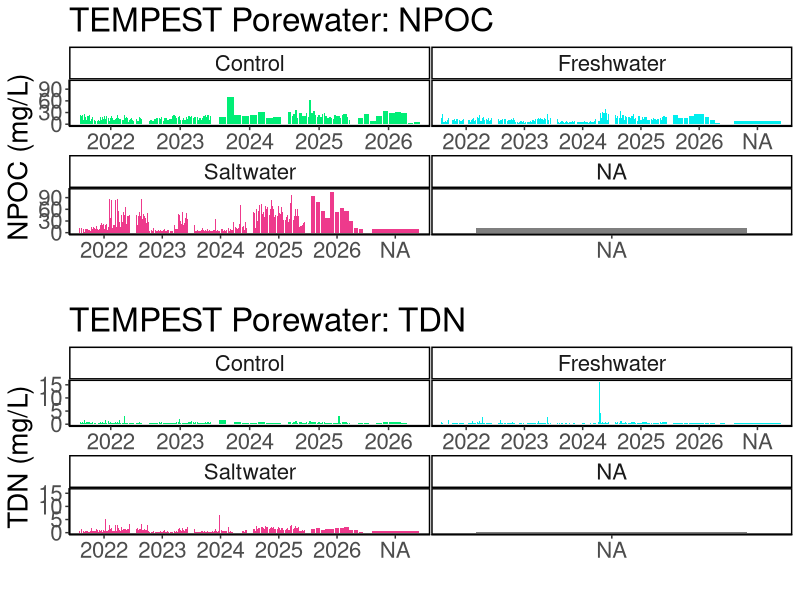
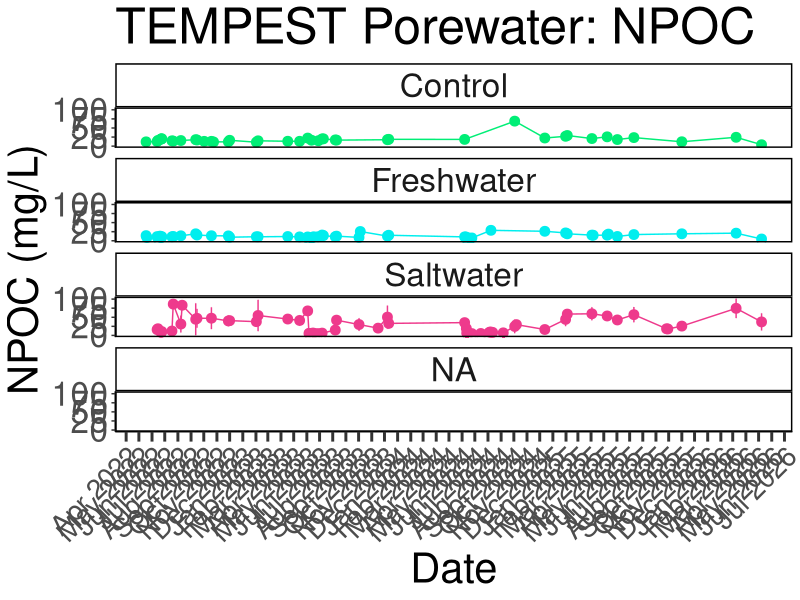
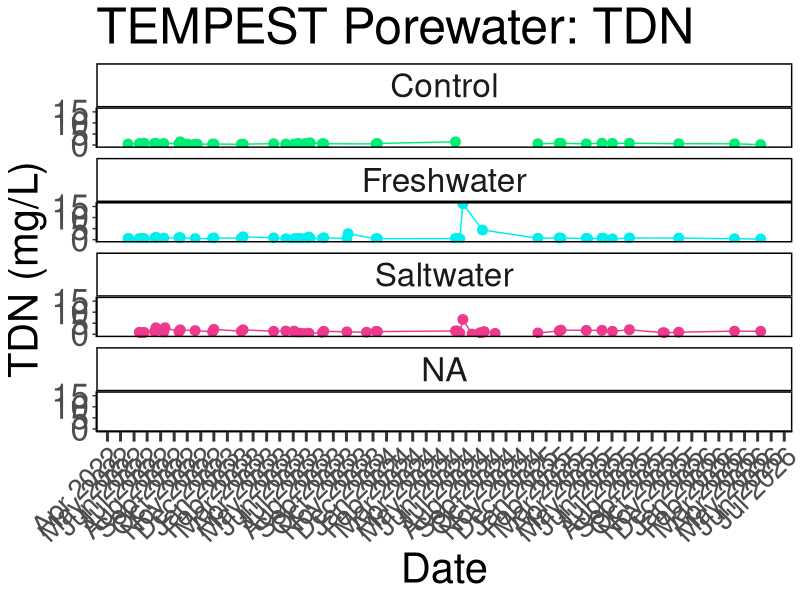
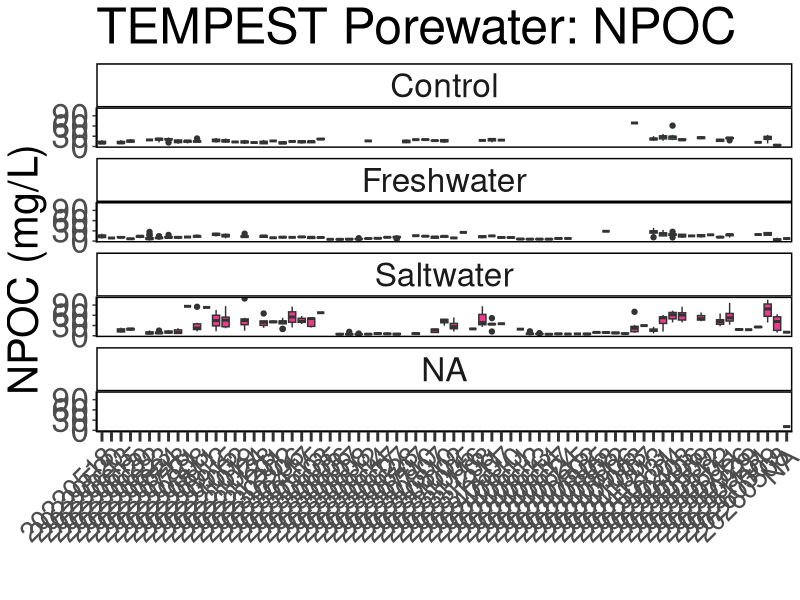
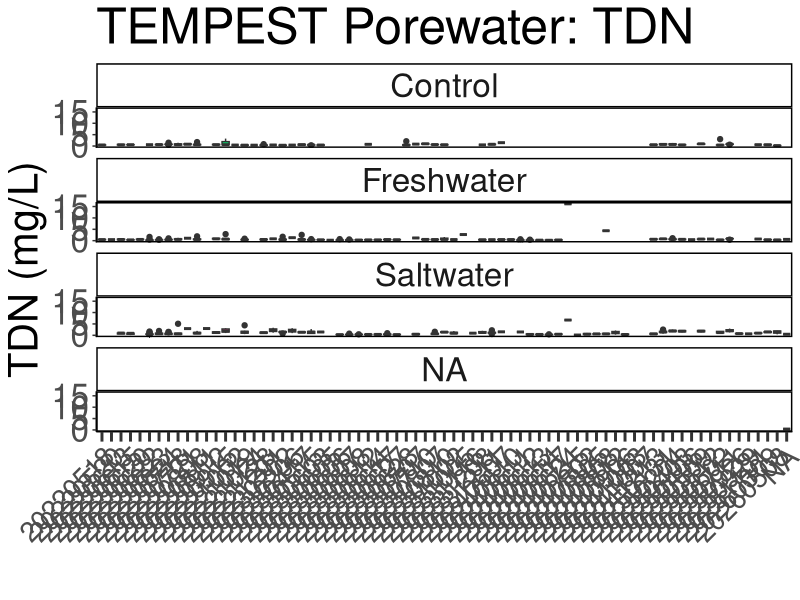
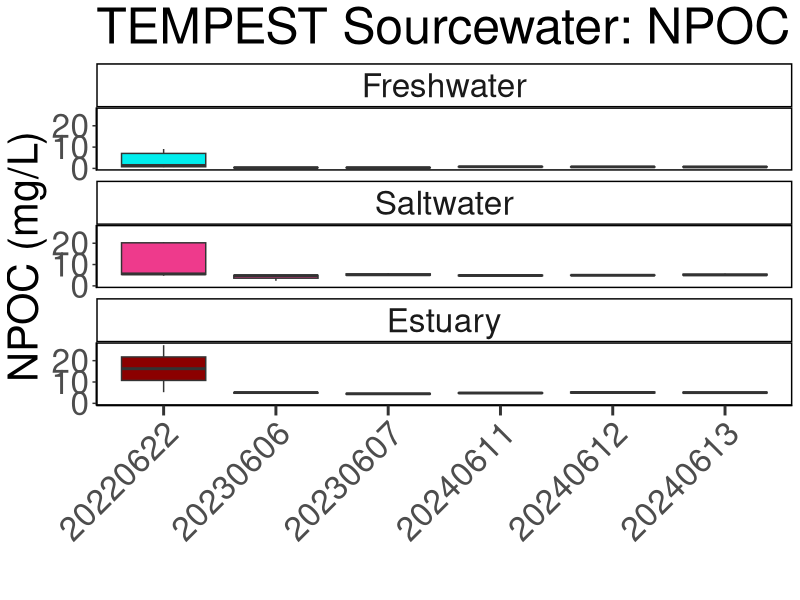
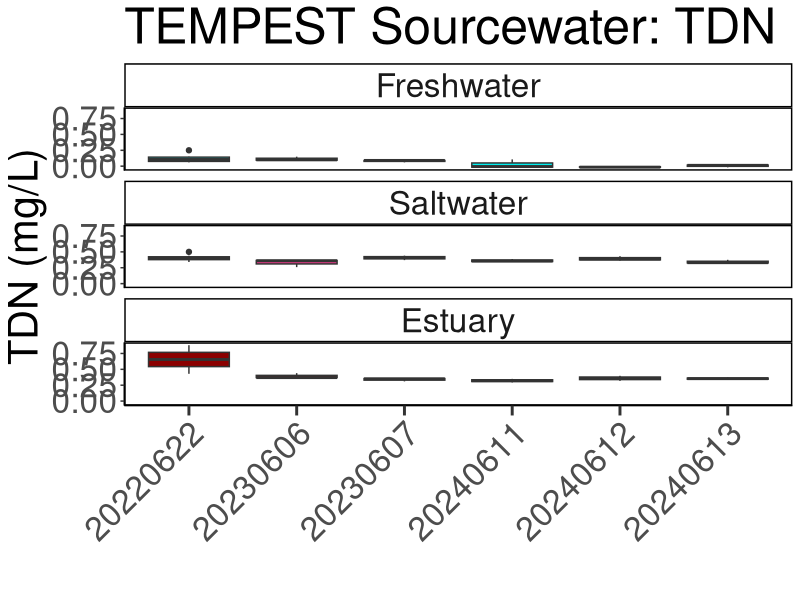
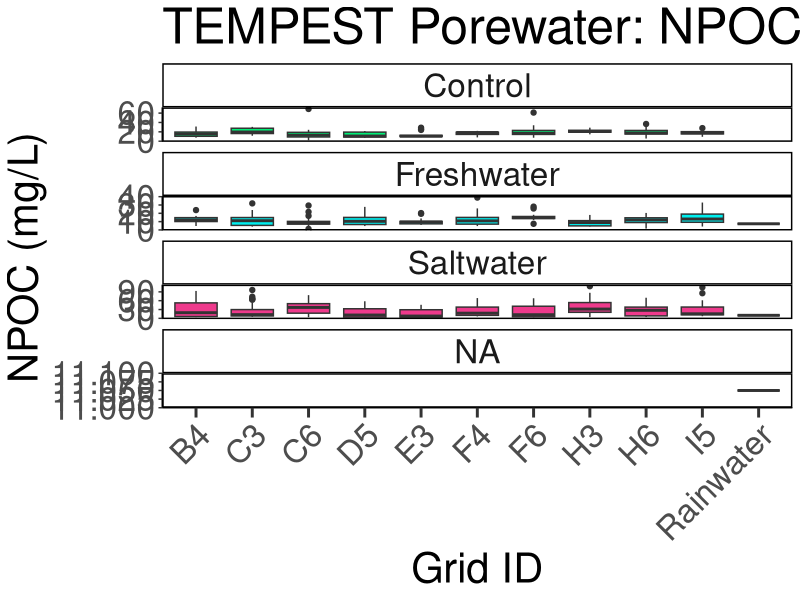

Reproduce these figures in R, in order.
## ---- chunk 1
library(dplyr)
library(ggplot2)
library(ggpubr)
library(stringr)
library(readxl)
library(tidyr)
library(tibble)
library(openxlsx)
library(knitr)
## ---- chunk 2

#read in 2023 DOC Data:
dat22 <- read.csv("tmp_doc_2022/COMPASS_TEMPEST_DOC_2022.csv", colClasses = "character")
# head(dat24)
colnames(dat22)

#read in 2023 DOC Data:
dat23 <- read.csv("tmp_doc_2023/COMPASS_TEMPEST_DOC_2023.csv", colClasses = "character")
# head(dat24)
colnames(dat23)

#read in 2024 DOC Data:
dat24 <- read.csv("tmp_doc_2024/COMPASS_TEMPEST_DOC_2024.csv", colClasses = "character")
# head(dat24)
colnames(dat24)

#read in 2025 DOC Data:
dat25 <- read.csv("tmp_doc_2025/COMPASS_TEMPEST_DOC_2025.csv", colClasses = "character")
# head(dat25)
colnames(dat25)

#read in 2026 DOC Data:
dat26 <- read.csv("tmp_doc_2026/COMPASS_TEMPEST_DOC_2026.csv", colClasses = "character")
# head(dat26)
colnames(dat26)

raw_dat <- bind_rows(dat22, dat23, dat24, dat25, dat26)

##Sourcewater samples should be NA for depth, all other samples 15 cm. 
raw_dat <- raw_dat %>% 
  mutate(Depth_cm = ifelse(str_detect(Sample_ID, "SOURCE"), NA, 15)) %>% 
  mutate(grid = ifelse(grid == "Source", "Sourcewater", grid)) %>% 
  mutate(grid = ifelse(str_detect(Sample_ID, "Rain"), "Rainwater", grid))

##Convert Collection Date into Date format
raw_dat$Collection_Date <- as.character(raw_dat$Collection_Date)
raw_dat$Collection_Date_formatted <- as.Date(raw_dat$Collection_Date, format = "%Y%m%d")

##Extract Year and month from Collection Date
raw_dat$Year <- format(raw_dat$Collection_Date_formatted, format = "%Y")
raw_dat$Month <- format(raw_dat$Collection_Date_formatted, format = "%m")
raw_dat$Day <- format(raw_dat$Collection_Date_formatted, format = "%d")

##Uppercase sample IDs
raw_dat$Sample_ID <- toupper(raw_dat$Sample_ID)

all_dat <- raw_dat %>%
  rename(
    Plot = plot, 
    Grid = grid
  ) %>%
  dplyr::select(
    Project, Site, Plot, Grid, Depth_cm, Sample_ID, 
    npoc_mgL, npoc_uM, npoc_flag, tdn_mgL, tdn_uM, tdn_flag, Analysis_runtime,
    Run_notes, Field_notes, Evacuation_date_YYYMMDD, Collection_Date_YYYYMMDD, 
    Collection_Start_Time_24hrs, Collection_End_Time_24hrs, EST_EDT, Volume_mL
        # list columns in the order you want them
  )


##Set 4 decimal points max
all_dat$npoc_uM <- as.numeric(all_dat$npoc_uM)
all_dat$tdn_uM <- as.numeric(all_dat$tdn_uM)

all_dat <- all_dat %>%
  mutate(npoc_uM = round(npoc_uM, 2)) %>%
  mutate(tdn_uM = round(tdn_uM, 2))

unique(all_dat$npoc_flag)
unique(all_dat$tdn_flag)

all_dat$npoc_flag <- gsub("≥", "greater than or equal to", all_dat$npoc_flag)
all_dat$tdn_flag <- gsub("≥", "greater than or equal to", all_dat$tdn_flag)
all_dat$tdn_flag <- gsub(">", "greater than", all_dat$tdn_flag)
all_dat$tdn_flag <- gsub("<", "less than", all_dat$tdn_flag)

## ---- chunk 3

colnames(all_dat)

#pull the column names from the all_dat dataframe and create a new dataframe with them 
metadat <- data.frame(Column_Names = colnames(all_dat))
metadat

metadat$Description <- ""
metadat$Units <- ""
metadat$Instrument_ifapplicable <- ""

#add information about each line: 

metadat$Description <- c("Project name", 
                         "Site where sample collected", 
                         "Plot where sample collected (SW = Saltwater, FW = Freshwater, C = 
                         Control, Estuary (Sourcewater))", 
                         "Grid where sample collected (Letter + Number)", 
                         "Depth where sample collected", 
                         "Sample Identifier", 
                         "Non-Purgeable Organic Carbon (NPOC) concentration in mg/L", 
                         "Non-Purgeable Organic Carbon (NPOC) concentration in uM", 
                         "QAQC Flags generated during checks of NPOC standards, blanks, dups, and spks", 
                         "Total Dissolved Nitrogen (TDN) concentration in mg/L", 
                         "Total Dissolved Nitrogen (TDN) concentration in uM",                          
                         "QAQC Flags generated during checks of TDN standards, blanks, dups, and spks", 
                         "The date that samples were run on the Shimadzu TOC", 
                         "Any notes generated during QAQC", 
                         "Any notes generated during sample collection in the field", 
                         "Date lysimeter evacuated", 
                         "Date sample collected", 
                         "Time lysimeter evacuated", 
                         "Time sample collected", 
                         "Time zone of sample collection", 
                         "Volume of sample collected (mL)")

metadat$Units <-       c("NA", 
                         "NA",
                         "NA", 
                         "NA", 
                         "cm",
                         "NA",
                         "mg/L",
                         "uM",
                         "NA", 
                         "mg/L",
                         "uM",
                         "NA", 
                         "NA",
                         "NA", 
                         "NA", 
                         "NA",
                         "NA", 
                         "NA", 
                         "NA",
                         "NA", 
                         "mL")

metadat$Instrument_ifapplicable <-  
  
                       c("NA", 
                         "NA",
                         "NA", 
                         "NA",
                         "cm",
                         "NA", 
                         "Shimadzu TOC",
                         "Shimadzu TOC",
                         "NA", 
                         "Shimadzu TOC",
                         "Shimadzu TOC",
                         "NA", 
                         "NA",
                         "NA", 
                         "NA", 
                         "NA",
                         "NA", 
                         "NA", 
                         "NA",
                         "NA", 
                         "mL")


## ---- chunk 4

#write out a csv of all the data to the main folder: 
write.csv(all_dat, "COMPASS_TEMPEST_DOC_AllData.csv")


#write out a csv of the metadata associated with the data: 
write.csv(metadat, "COMPASS_TEMPEST_DOC_Metadata.csv")

## ---- chunk 5

##Remove Sourcewater
data_plotting <- raw_dat %>%
  filter(!str_detect(grid, "Sourcewater"))

data_plotting$npoc_mgL <- as.numeric(data_plotting$npoc_mgL)
data_plotting$tdn_mgL <- as.numeric(data_plotting$tdn_mgL)

data_plotting <- data_plotting %>% 
    mutate(
    plot_1 = case_when(
      plot == "C" ~ "Control",
      plot == "FW" ~ "Freshwater",
      plot == "SW" ~ "Saltwater",
      TRUE ~ plot  # keep everything else unchanged
    )
  ) %>%
  mutate(plot_1 = factor(plot_1, levels = c("Control", "Freshwater", "Saltwater")))

#Plot data by year and change colors based on Grid:
viz_npoc_plot <- ggplot(data_plotting, aes(x = as.character(Year), y = npoc_mgL, fill = plot_1)) +
  geom_bar(stat = "identity", position = position_dodge2(preserve = "total")) +
  facet_wrap( ~ plot_1, scales="free_x") +
  scale_fill_manual(values = c(
    "Control" = "springgreen2",
    "Freshwater" = "cyan2",
    "Saltwater" = "violetred2"
  )) +
  theme_classic() +
  labs(x = " ", y = "NPOC (mg/L)", title = "TEMPEST Porewater: NPOC") +
  theme(
    panel.spacing = unit(.05, "lines"), 
    panel.border = element_rect(color = "black", fill = NA, linewidth = 1)) + 
  theme(text = element_text(size = 20))+ 
  theme(legend.position = "none")


# viz_npoc_plot

viz_tdn_plot <- ggplot(data_plotting, aes(x = as.character(Year), y = tdn_mgL, fill = plot_1)) +
  geom_bar(stat = "identity", position = position_dodge2(preserve = "total")) +
  facet_wrap( ~ plot_1, scales="free_x") +
  scale_fill_manual(values = c(
    "Control" = "springgreen2",
    "Freshwater" = "cyan2",
    "Saltwater" = "violetred2"
  )) +
  theme_classic() +
  labs(x = " ", y = "TDN (mg/L)", title = "TEMPEST Porewater: TDN") +
  theme(
    panel.spacing = unit(.05, "lines"), 
    panel.border = element_rect(color = "black", fill = NA, linewidth = 1)) + 
  theme(text = element_text(size = 20))+ 
  theme(legend.position = "none")

# viz_tdn_plot

ggarrange(viz_npoc_plot, viz_tdn_plot, nrow=2, ncol=1)


## ---- chunk 6

##Summarize DOC by Date and Grid
DOC_avg <- data_plotting %>%
  group_by(Collection_Date_formatted, plot_1) %>%
   dplyr::summarize(mean_npoc = mean(npoc_mgL, na.rm=TRUE),
            sd_npoc = sd(npoc_mgL, na.rm=TRUE),
            mean_tdn = mean(tdn_mgL, na.rm=TRUE),
            sd_tdn = sd(tdn_mgL, na.rm=TRUE))

# Define the specific date breaks you want to display
specific_breaks <- as.Date(c("2022-01-01","2023-01-01","2024-01-01", "2025-01-01"))

viz_npoc_plot_avgs <- ggplot(DOC_avg, aes(x = Collection_Date_formatted, y = mean_npoc, color = plot_1)) +
  geom_point(size = 3) + 
  geom_errorbar(aes(ymin = mean_npoc - sd_npoc, ymax = mean_npoc + sd_npoc), width = 0.2) + 
  geom_line() + 
  facet_wrap( ~ plot_1, ncol = 1) +
  scale_color_manual(values = c(
    "Control" = "springgreen2",
    "Freshwater" = "cyan2",
    "Saltwater" = "violetred2"
  )) +
  theme_classic() +
  labs(x = "Date", y = "NPOC (mg/L)", title = "TEMPEST Porewater: NPOC") +
  theme(
    panel.spacing = unit(0.5, "lines"), 
    panel.border = element_rect(color = "black", fill = NA, linewidth = 1)) +
  theme(text = element_text(size = 30))+
  scale_x_date(date_labels = "%b %Y", date_breaks = "1 month") + # Format x-axis labels
  theme(axis.ticks.x = element_line(linewidth = 1))+
  theme(axis.ticks.length.x = unit(0.25, "cm"))+ 
  theme(legend.position = "none")+ 
  theme(axis.text.x = element_text(angle = 45, hjust = 1, size = 20))

viz_npoc_plot_avgs


viz_tdn_plot_avgs <- ggplot(DOC_avg, aes(x = Collection_Date_formatted, y = mean_tdn, color = plot_1)) +
  geom_point(size = 3) + 
  geom_errorbar(aes(ymin = mean_tdn - sd_tdn, ymax = mean_tdn + sd_tdn), width = 0.2) + 
  geom_line() + 
  facet_wrap( ~ plot_1, ncol = 1) +
  scale_color_manual(values = c(
    "Control" = "springgreen2",
    "Freshwater" = "cyan2",
    "Saltwater" = "violetred2"
  )) +
  theme_classic() +
  labs(x = "Date", y = "TDN (mg/L)", title = "TEMPEST Porewater: TDN") +
  theme(
    panel.spacing = unit(0.5, "lines"), 
    panel.border = element_rect(color = "black", fill = NA, linewidth = 1)) +
  theme(text = element_text(size = 30))+
  scale_x_date(date_labels = "%b %Y", date_breaks = "1 month") + # Format x-axis labels
  theme(axis.ticks.x = element_line(linewidth = 1))+
  theme(axis.ticks.length.x = unit(0.25, "cm"))+ 
  theme(legend.position = "none")+ 
  theme(axis.text.x = element_text(angle = 45, hjust = 1, size = 20))

viz_tdn_plot_avgs

# ggarrange(viz_cl_plot_avgs, viz_tdn_plot_avgs, nrow=1, ncol=2)

## ---- chunk 7

##Boxplot Summarize DOC by Date, Site, and Grid
viz_npoc_boxplot <- ggplot(data_plotting, aes(x = Collection_Date,  y = npoc_mgL, fill = plot_1)) +
  geom_boxplot() + 
  facet_wrap( ~ plot_1, ncol = 1) +
  # scale_x_discrete(drop = TRUE) +
  scale_fill_manual(values = c(
    "Control" = "springgreen2",
    "Freshwater" = "cyan2",
    "Saltwater" = "violetred2"
  ), labels = c("Control", "Freshwater", "Saltwater")) +
  theme_classic() +
  labs(x = " ", y = "NPOC (mg/L)", title = "TEMPEST Porewater: NPOC") +
  theme(
    panel.spacing = unit(0.5, "lines"), 
    panel.border = element_rect(color = "black", fill = NA, linewidth = 1)) +
  theme(axis.text.x = element_text(angle = 45, vjust = 1, hjust = 1, size = 20))+ 
  theme(text = element_text(size = 30))+
  theme(axis.ticks.x = element_line(linewidth = 1))+
  theme(axis.ticks.length.x = unit(0.25, "cm"))+ 
  theme(legend.position = "none")

viz_npoc_boxplot


viz_tdn_boxplot <- ggplot(data_plotting, aes(x = Collection_Date,  y = tdn_mgL, fill = plot_1)) +
  geom_boxplot() + 
  facet_wrap( ~ plot_1, ncol = 1) +
  scale_x_discrete(drop = TRUE) +
  scale_fill_manual(values = c(
    "Control" = "springgreen2",
    "Freshwater" = "cyan2",
    "Saltwater" = "violetred2"
  ), labels = c("Control", "Freshwater", "Saltwater")) +
  theme_classic() +
  labs(x = " ", y = "TDN (mg/L)", title = "TEMPEST Porewater: TDN") +
  theme(
    panel.spacing = unit(0.5, "lines"), 
    panel.border = element_rect(color = "black", fill = NA, linewidth = 1)) +
  theme(axis.text.x = element_text(angle = 45, vjust = 1, hjust = 1, size = 20))+ 
  theme(text = element_text(size = 30))+
  theme(axis.ticks.x = element_line(linewidth = 1))+
  theme(axis.ticks.length.x = unit(0.25, "cm"))+ 
  theme(legend.position = "none")

viz_tdn_boxplot

# ggarrange(viz_cl_boxplot, viz_so4_boxplot, nrow=1, ncol=2)

# # Save as a PNG
# png("COMPASS_SynopticCB_Cl_alldata.png", width = 2000, height = 1200, res = 100) 
# print(viz_cl_boxplot)  # For ggplot objects, use print()
# dev.off() 
# 
# # Save as a PNG
# png("COMPASS_SynopticCB_SO4_alldata.png", width = 2000, height = 1200, res = 100) 
# print(viz_so4_boxplot)  # For ggplot objects, use print()
# dev.off() 

## ---- chunk 8

##Only Sourcewater
data_plotting_source <- raw_dat %>%
  filter(str_detect(grid, "Sourcewater"))

data_plotting_source$npoc_mgL <- as.numeric(data_plotting_source$npoc_mgL)
data_plotting_source$tdn_mgL <- as.numeric(data_plotting_source$tdn_mgL)

data_plotting_source <- data_plotting_source %>% 
    mutate(
    plot_1 = case_when(
      plot == "C" ~ "Control",
      plot == "FW" ~ "Freshwater",
      plot == "SW" ~ "Saltwater",
      plot == "ESTUARY" ~ "Estuary",
      TRUE ~ plot  # keep everything else unchanged
    )
  ) %>%
  mutate(plot_1 = factor(plot_1, levels = c("Control", "Freshwater", "Saltwater", "Estuary")))

##Boxplot Summarize DOC by Date, Site, and Grid
viz_npoc_boxplot <- ggplot(data_plotting_source, aes(x = Collection_Date,  y = npoc_mgL, fill = plot_1)) +
  geom_boxplot() + 
  facet_wrap( ~ plot_1, ncol = 1) +
  # scale_x_discrete(drop = TRUE) +
  scale_fill_manual(values = c(
    "Control" = "springgreen2",
    "Freshwater" = "cyan2",
    "Saltwater" = "violetred2", 
    "Estuary" = "darkred"
  ), labels = c("Control", "Freshwater", "Saltwater", "Estuary")) +
  theme_classic() +
  labs(x = " ", y = "NPOC (mg/L)", title = "TEMPEST Sourcewater: NPOC") +
  theme(
    panel.spacing = unit(0.5, "lines"), 
    panel.border = element_rect(color = "black", fill = NA, linewidth = 1)) +
  theme(axis.text.x = element_text(angle = 45, vjust = 1, hjust = 1))+ 
  theme(text = element_text(size = 30))+
  theme(axis.ticks.x = element_line(linewidth = 1))+
  theme(axis.ticks.length.x = unit(0.25, "cm"))+ 
  theme(legend.position = "none")

viz_npoc_boxplot


viz_tdn_boxplot <- ggplot(data_plotting_source, aes(x = Collection_Date,  y = tdn_mgL, fill = plot_1)) +
  geom_boxplot() + 
  facet_wrap( ~ plot_1, ncol = 1) +
  scale_x_discrete(drop = TRUE) +
  scale_fill_manual(values = c(
    "Control" = "springgreen2",
    "Freshwater" = "cyan2",
    "Saltwater" = "violetred2", 
    "Estuary" = "darkred"
  ), labels = c("Control", "Freshwater", "Saltwater", "Estuary")) +
  theme_classic() +
  labs(x = " ", y = "TDN (mg/L)", title = "TEMPEST Sourcewater: TDN") +
  theme(
    panel.spacing = unit(0.5, "lines"), 
    panel.border = element_rect(color = "black", fill = NA, linewidth = 1)) +
  theme(axis.text.x = element_text(angle = 45, vjust = 1, hjust = 1))+ 
  theme(text = element_text(size = 30))+
  theme(axis.ticks.x = element_line(linewidth = 1))+
  theme(axis.ticks.length.x = unit(0.25, "cm"))+ 
  #scale_x_discrete(labels = c("Upland", "Swamp", "Transition", "Wetland", "Surface Water"))+ 
  theme(legend.position = "none")

viz_tdn_boxplot

# ggarrange(viz_cl_boxplot, viz_so4_boxplot, nrow=1, ncol=2)

# # Save as a PNG
# png("COMPASS_SynopticCB_Cl_alldata.png", width = 2000, height = 1200, res = 100) 
# print(viz_cl_boxplot)  # For ggplot objects, use print()
# dev.off() 
# 
# # Save as a PNG
# png("COMPASS_SynopticCB_SO4_alldata.png", width = 2000, height = 1200, res = 100) 
# print(viz_so4_boxplot)  # For ggplot objects, use print()
# dev.off() 

## ---- chunk 9

##Boxplot Summarize Nutrients by Date, Site, and Zone
npoc <- ggplot(data_plotting, aes(x = grid,  y = npoc_mgL, fill = plot_1)) +
  geom_boxplot() + 
  facet_wrap( ~ plot_1, scales="free_y", ncol = 1) +
  scale_x_discrete(drop = TRUE) +
  scale_fill_manual(values = c(
    "Control" = "springgreen2",
    "Freshwater" = "cyan2",
    "Saltwater" = "violetred2"
  ), labels = c("Control", "Freshwater", "Saltwater")) +
  theme_classic() +
  labs(x = "Grid ID", y = "NPOC (mg/L)", title = "TEMPEST Porewater: NPOC by Grid") +
  theme(
    panel.spacing = unit(0.5, "lines"), 
    panel.border = element_rect(color = "black", fill = NA, linewidth = 1)) +
  theme(axis.text.x = element_text(angle = 45, vjust = 1, hjust = 1))+ 
  theme(text = element_text(size = 30))+
  theme(axis.ticks.x = element_line(linewidth = 1))+
  theme(axis.ticks.length.x = unit(0.25, "cm"))+ 
  theme(legend.position = "none")

npoc


viz_tdn_boxplot <- ggplot(data_plotting, aes(x = grid,  y = tdn_mgL, fill = plot_1)) +
  geom_boxplot() + 
  facet_wrap( ~ plot_1, scales="free_y", ncol = 1) +
  scale_x_discrete(drop = TRUE) +
  scale_fill_manual(values = c(
    "Control" = "springgreen2",
    "Freshwater" = "cyan2",
    "Saltwater" = "violetred2"
  ), labels = c("Control", "Freshwater", "Saltwater")) +
  theme_classic() +
  labs(x = "Grid ID", y = "TDN (mg/L)", title = "TEMPEST Porewater: TDN by Grid") +
  theme(
    panel.spacing = unit(0.5, "lines"), 
    panel.border = element_rect(color = "black", fill = NA, linewidth = 1)) +
  theme(axis.text.x = element_text(angle = 45, vjust = 1, hjust = 1))+ 
  theme(text = element_text(size = 30))+
  theme(axis.ticks.x = element_line(linewidth = 1))+
  theme(axis.ticks.length.x = unit(0.25, "cm"))+ 
  theme(legend.position = "none")

viz_tdn_boxplot


## ---- chunk 10
# It would also be great to add to our collation codes a summary chunk that will calculate value ranges, means, and standard deviations (and errors) for each site, Grid, depth for each year; also for each site Grid, depth overall; and for each site and Grid overall so that we have some easy access to metrics. Was just thinking this might be helpful today when re-collating the DIC data.

colnames(data_plotting)

##Metrics for each Grid for each year
summary_by_year <- data_plotting %>%
  group_by(Year, plot_1) %>%
   reframe(
     min_npoc_mgL = min(npoc_mgL, na.rm=TRUE),
     max_npoc_mgL = max(npoc_mgL, na.rm=TRUE), 
     mean_npoc_mgL = mean(npoc_mgL, na.rm=TRUE), 
     sd_npoc_mgL = sd(npoc_mgL, na.rm=TRUE), 

     min_tdn_mgL = min(tdn_mgL, na.rm=TRUE),
     max_tdn_mgL = max(tdn_mgL, na.rm=TRUE), 
     mean_tdn_mgL = mean(tdn_mgL, na.rm=TRUE), 
     sd_tdn_mgL = sd(tdn_mgL, na.rm=TRUE)) %>%
  mutate(across(where(is.numeric), round, digits = 4)) 

##Metrics for each Grid for all years
summary_all_years <- data_plotting %>%
  group_by(plot_1) %>%
   reframe(
     min_npoc_mgL = min(npoc_mgL, na.rm=TRUE),
     max_npoc_mgL = max(npoc_mgL, na.rm=TRUE), 
     mean_npoc_mgL = mean(npoc_mgL, na.rm=TRUE), 
     sd_npoc_mgL = sd(npoc_mgL, na.rm=TRUE), 

     min_tdn_mgL = min(tdn_mgL, na.rm=TRUE),
     max_tdn_mgL = max(tdn_mgL, na.rm=TRUE), 
     mean_tdn_mgL = mean(tdn_mgL, na.rm=TRUE), 
     sd_tdn_mgL = sd(tdn_mgL, na.rm=TRUE)) %>%
  mutate(across(where(is.numeric), round, digits = 4)) 

## ---- chunk 11
# It would also be great to add to our collation codes a summary chunk that will calculate value ranges, means, and standard deviations (and errors) for each site, Grid, depth for each year; also for each site Grid, depth overall; and for each site and Grid overall so that we have some easy access to metrics. Was just thinking this might be helpful today when re-collating the DIC data.

colnames(data_plotting_source)

##Metrics for each Grid for each year
summary_by_year_source <- data_plotting_source %>%
  group_by(Year, plot_1) %>%
   reframe(
     min_npoc_mgL = min(npoc_mgL, na.rm=TRUE),
     max_npoc_mgL = max(npoc_mgL, na.rm=TRUE), 
     mean_npoc_mgL = mean(npoc_mgL, na.rm=TRUE), 
     sd_npoc_mgL = sd(npoc_mgL, na.rm=TRUE), 

     min_tdn_mgL = min(tdn_mgL, na.rm=TRUE),
     max_tdn_mgL = max(tdn_mgL, na.rm=TRUE), 
     mean_tdn_mgL = mean(tdn_mgL, na.rm=TRUE), 
     sd_tdn_mgL = sd(tdn_mgL, na.rm=TRUE)) %>%
  mutate(across(where(is.numeric), round, digits = 4)) 

## ---- chunk 12

library(kableExtra)

kable(
  summary_by_year[, c("Year", "plot_1", "min_npoc_mgL",	"max_npoc_mgL",	"mean_npoc_mgL", "min_tdn_mgL",	"max_tdn_mgL",	"mean_tdn_mgL")],  
  format = "latex",
  booktabs = TRUE,
  caption = "Porewater Summary Statistics by Year"
) %>%
  kable_styling(
    latex_options = c("hold_position", "striped", "scale_down"),
    font_size = 12
  ) %>%
  row_spec(0, bold = TRUE) %>%   # header
  column_spec(1, bold = TRUE)

kable(
  summary_all_years[, c("plot_1", "min_npoc_mgL",	"max_npoc_mgL",	"mean_npoc_mgL", "min_tdn_mgL",	"max_tdn_mgL",	"mean_tdn_mgL")],  
  format = "latex",
  booktabs = TRUE,
  caption = "Porewater Summary Statistics by Grid"
) %>%
  kable_styling(
    latex_options = c("hold_position", "striped", "scale_down"),
    font_size = 12
  ) %>%
  row_spec(0, bold = TRUE) %>%   # header
  column_spec(1, bold = TRUE)

## ---- chunk 13

library(kableExtra)

kable(
  summary_by_year_source[, c("Year", "plot_1", "min_npoc_mgL",	"max_npoc_mgL",	"mean_npoc_mgL", "min_tdn_mgL",	"max_tdn_mgL",	"mean_tdn_mgL")],  
  format = "latex",
  booktabs = TRUE,
  caption = "Sourcewater Summary Statistics by Year"
) %>%
  kable_styling(
    latex_options = c("hold_position", "striped", "scale_down"),
    font_size = 12
  ) %>%
  row_spec(0, bold = TRUE) %>%   # header
  column_spec(1, bold = TRUE)

## ---- chunk 14

#write out a csv of the Porewater Summary Statistics by Year to the main folder: 
write.csv(summary_by_year, "COMPASS_TEMPEST_PW_DOC_Summarized_By_Year.csv")

#write out a csv of the Porewater Summary Statistics by Grid to the main folder: 
write.csv(summary_all_years, "COMPASS_TEMPEST_PW_DOC_Summarized_Years_Combined.csv")

#write out a csv of the Sourcewater Summary Statistics by Year to the main folder: 
write.csv(summary_by_year_source, "COMPASS_TEMPEST_SOURCE_DOC_Summarized_By_Year.csv")
